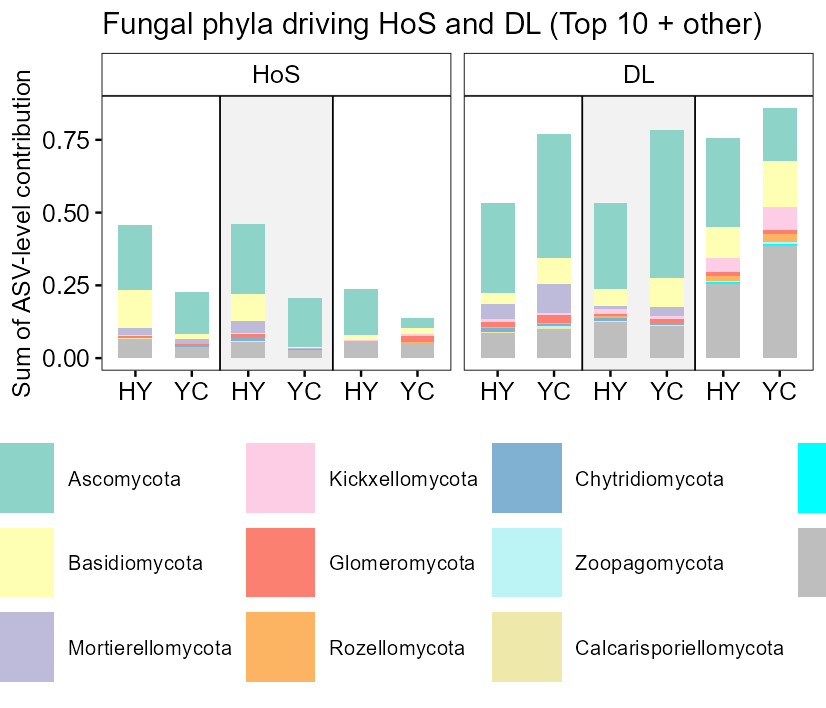

This figure's R source:
# ============================================================================
# Fig.2H: Fungal phylum-level HoS + DL contribution stacked bar plot (3 niches)
# Same logic as Fig.2E, using fungal data
# ============================================================================
library(dplyr)
library(tidyr)
library(ggplot2)

out_root <- "C:/Users/ADMIN/Desktop/Co-inoculation/Fig.2"
dir.create(out_root, showWarnings = FALSE, recursive = TRUE)
setwd(out_root)

# ---------- 1. Fixed color mapping (fungi) ----------
phylum_colors <- c(
  "Ascomycota"                   = "#8dd3c7",
  "Basidiomycota"                = "#ffffb3",
  "Mortierellomycota"            = "#bebada",
  "Glomeromycota"                = "#fb8072",
  "Chytridiomycota"              = "#80b1d3",
  "Rozellomycota"                = "#fdb462",
  "Blastocladiomycota"           = "#b3de69",
  "Kickxellomycota"              = "#fccde5",
  "Monoblepharomycota"           = "#ccebc5",
  "Zoopagomycota"                = "#bcf4f5",
  "Mucoromycota"                 = "#ffb6c1",
  "Olpidiomycota"                = "#00ffff",
  "Aphelidiomycota"              = "#9400d3",
  "Neocallimastigomycota"        = "#228B22",
  "Basidiobolomycota"            = "#FF6347",
  "Sanchytriomycota"             = "#ffed6f",
  "Entomophthoromycota"          = "#00FF7F",
  "Calcarisporiellomycota"       = "#EEE8AA",
  "Entorrhizomycota"             = "#4682B4",
  "Others"                       = "gray"
)

# ---------- 2. Read data (fungi) ----------
df_vs <- read.csv("data/Fungi_bin_filtered_synergy.csv")
df_vs <- df_vs[!grepl("S|B", df_vs$Group), ]
bin_tax <- read.csv("data/Fungi_treatment.Taxon_Bin.csv", header = TRUE)

# ---------- 3. Preprocessing ----------
bin_cols <- grep("^bin[0-9]+$", colnames(df_vs), value = TRUE)
bin_tax$Bin_num <- gsub("Bin", "", bin_tax$Bin)
bin_tax$Bin_num <- as.character(bin_tax$Bin_num)

bin_size <- bin_tax %>%
  group_by(Bin_num) %>%
  summarise(ASV_count = n(), .groups = "drop")

df_long <- df_vs %>%
  pivot_longer(cols = all_of(bin_cols), names_to = "Bin", values_to = "Contribution") %>%
  mutate(Bin_num = gsub("bin", "", Bin)) %>%
  left_join(bin_size, by = "Bin_num") %>%
  mutate(ASV_contrib = Contribution / ASV_count)

df_asv <- df_long %>%
  left_join(bin_tax %>% select(ID, Bin_num, Phylum), by = "Bin_num", relationship = "many-to-many") %>%
  filter(!is.na(ID))

df_asv$Phylum[is.na(df_asv$Phylum) | df_asv$Phylum == ""] <- "Unclassified"
df_asv$Phylum[df_asv$Phylum == "Fungi_phy_Incertae_sedis"] <- "Unclassified"

# ---------- 4. Aggregate ----------
df_plot <- df_asv %>%
  filter(Process %in% c("HoS", "DL")) %>%
  group_by(Site, Niche, Process, Phylum) %>%
  summarise(TotalContrib = sum(ASV_contrib, na.rm = TRUE), .groups = "drop")

df_plot$Niche <- factor(df_plot$Niche, levels = c("Topsoil", "Rhizosphere", "Endosphere"))
df_plot$Process <- factor(df_plot$Process, levels = c("HoS", "DL"))

# ---------- 5. Top 10 phyla ----------
df_plot_no_unclass <- df_plot %>% filter(Phylum != "Unclassified")
total_contrib_by_phylum <- df_plot_no_unclass %>%
  group_by(Phylum) %>%
  summarise(Total = sum(TotalContrib, na.rm = TRUE), .groups = "drop") %>%
  arrange(desc(Total))

top10_phyla <- total_contrib_by_phylum$Phylum[1:10]

# ---------- 6. Unify to Top 10 + other ----------
df_plot_clean <- df_plot %>%
  mutate(Phylum_plot = case_when(
    Phylum == "Unclassified" ~ "other",
    Phylum %in% top10_phyla ~ Phylum,
    TRUE ~ "other"
  ))

phyla_order <- c(top10_phyla, "other")
df_plot_clean$Phylum_plot <- factor(df_plot_clean$Phylum_plot, levels = phyla_order)

# ---------- 7. Colors ----------
phyla_order_col <- phyla_order
phyla_order_col[phyla_order_col == "other"] <- "Others"
plot_colors <- phylum_colors[phyla_order_col]
plot_colors[is.na(plot_colors)] <- "gray"
names(plot_colors) <- phyla_order

# ---------- 8. Site_Niche ----------
df_plot_clean <- df_plot_clean %>%
  mutate(
    Niche_short = case_when(
      Niche == "Topsoil"    ~ "Top",
      Niche == "Rhizosphere"~ "Rhi",
      Niche == "Endosphere" ~ "End"
    ),
    Site_Niche = paste(Niche_short, Site, sep = "_")
  ) %>%
  mutate(Site_Niche = factor(Site_Niche,
                             levels = c("Top_HY","Top_YC","Rhi_HY","Rhi_YC","End_HY","End_YC")))

# ---------- 9. Plot ----------
p <- ggplot(df_plot_clean, aes(x = Site_Niche, y = TotalContrib/2, fill = Phylum_plot)) +
  annotate("rect", xmin = 2.5, xmax = 4.5, ymin = -Inf, ymax = Inf, fill = "grey90", alpha = 0.5) +
  geom_vline(xintercept = 2.5, linetype = "solid", color = "black", linewidth = 0.2) +
  geom_vline(xintercept = 4.5, linetype = "solid", color = "black", linewidth = 0.2) +
  geom_col(position = "stack", width = 0.6, linewidth = 0.2) +
  scale_fill_manual(values = plot_colors, name = "Phylum") +
  facet_grid(~Process) +
  scale_x_discrete(labels = c("HY", "YC", "HY", "YC", "HY", "YC")) +
  labs(x = NULL, y = "Sum of ASV-level contribution",
       title = "Fungal phyla driving HoS and DL (Top 10 + other)") +
  theme_classic(base_size = 6) +
  theme(
    axis.line = element_blank(),
    panel.border = element_rect(color = "black", fill = NA, linewidth = 0.2),
    strip.background = element_rect(fill = "white", color = "black", linewidth = 0.2),
    strip.text = element_text(face = "plain", size = 6, color = "black"),
    axis.text = element_text(face = "plain", color = "black", size = 6),
    axis.title = element_text(size = 6, color = "black"),
    legend.text = element_text(size = 5, color = "black"),
    legend.title = element_text(size = 5, color = "black"),
    legend.position = "bottom",
    text = element_text(family = "sans", size = 6, color = "black")
  )

ggsave(file.path(out_root, "Fig.2H_fungi_phylum_HoS_DL.pdf"), p, width = 70, height = 60, units = "mm")
ggsave(file.path(out_root, "Fig.2H_fungi_phylum_HoS_DL.png"), p, width = 70, height = 60, units = "mm", dpi = 300)
cat("Fig.2H saved\n")
